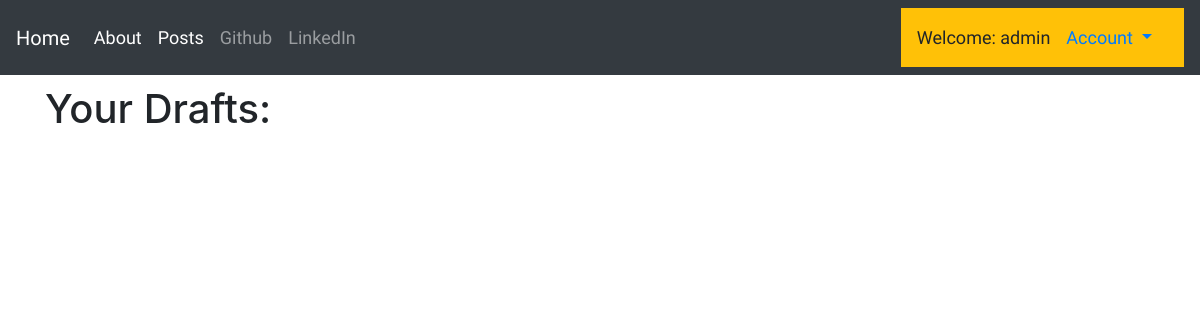
The app's page /blog/drafts/ (signed in), older data.
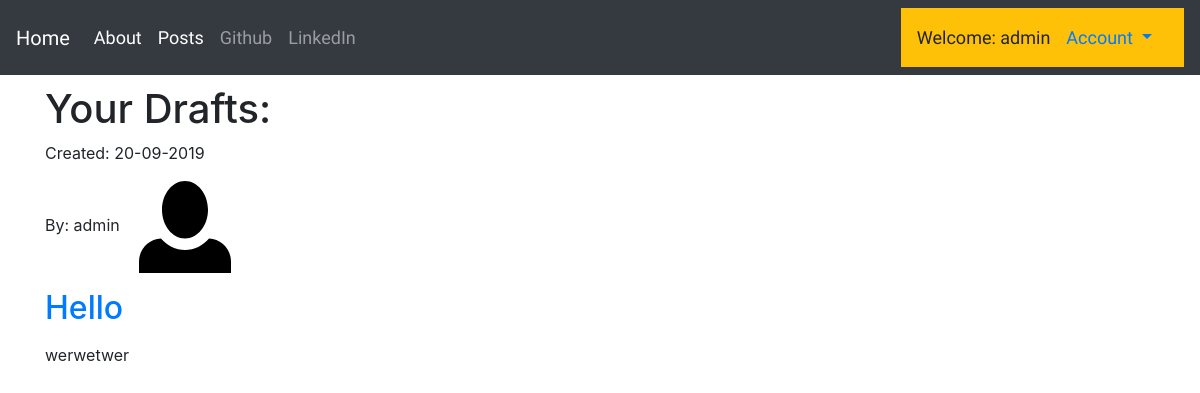
The same page, newer data.
### blog/models.py (models this page shows, shortened)
class Post(models.Model):
    class Meta:
        app_label = 'blog'
    author = models.ForeignKey('auth.User',on_delete=models.CASCADE,blank=True)
    title = models.CharField(max_length=200)
    text = models.TextField()
    create_date = models.DateTimeField(default=timezone.now)
    published_date = models.DateTimeField(blank=True,null=True)
    def get_author_profile_pic(self):
        username = self.author.username
        if(username == "admin"):
            return ""
        else:
            try:
                pic = get_object_or_404(UserProfileInfo,user_id=get_object_or_404(User,username=username).id).profile_pic.url
            except ValueError:
                return ""
            return pic

### blog/views.py (the view)
# urls.py: path('drafts/',views.DraftListView.as_view(),name='post_drafts'),
class DraftListView(LoginRequiredMixin, ListView):
    login_url = '/login/'
    template_name = 'blog/post_draft_list.html'
    context_object_name = 'posts'
    model = Post
    def get_queryset(self):
        return Post.objects.filter(published_date__isnull=True,
                author=get_object_or_404(User,username=self.request.user).id).order_by('create_date')

### blog/templates/blog/post_draft_list.html
{% extends "blog/base.html" %}
{% load static %}
{% block content %}
<h1>Your Drafts:</h1>
{% for post in posts %}
	<div class="post">
		<p class="date">Created: {{post.create_date|date:"d-m-Y"}}</p>
		<p>By: {{post.author}}
		<img class="rounded col-sm-2" src={{post.get_author_profile_pic|default:"/static/iconic/svg/person.svg"}} alt="Author Profile Picture">
		</p>
		<h2><a href="{% url 'blog:post_detail' pk=post.pk %}">{{post.title}}</a></h2>
		<p>{{post.text|safe|truncatechars:200}}</p>
	</div>
	{% endfor %}
{% endblock %}

Row changes from the older to the newer data that the page shows:
added Post: create_date "20-09-2019", author "admin", title "Hello", text "werwetwer"
